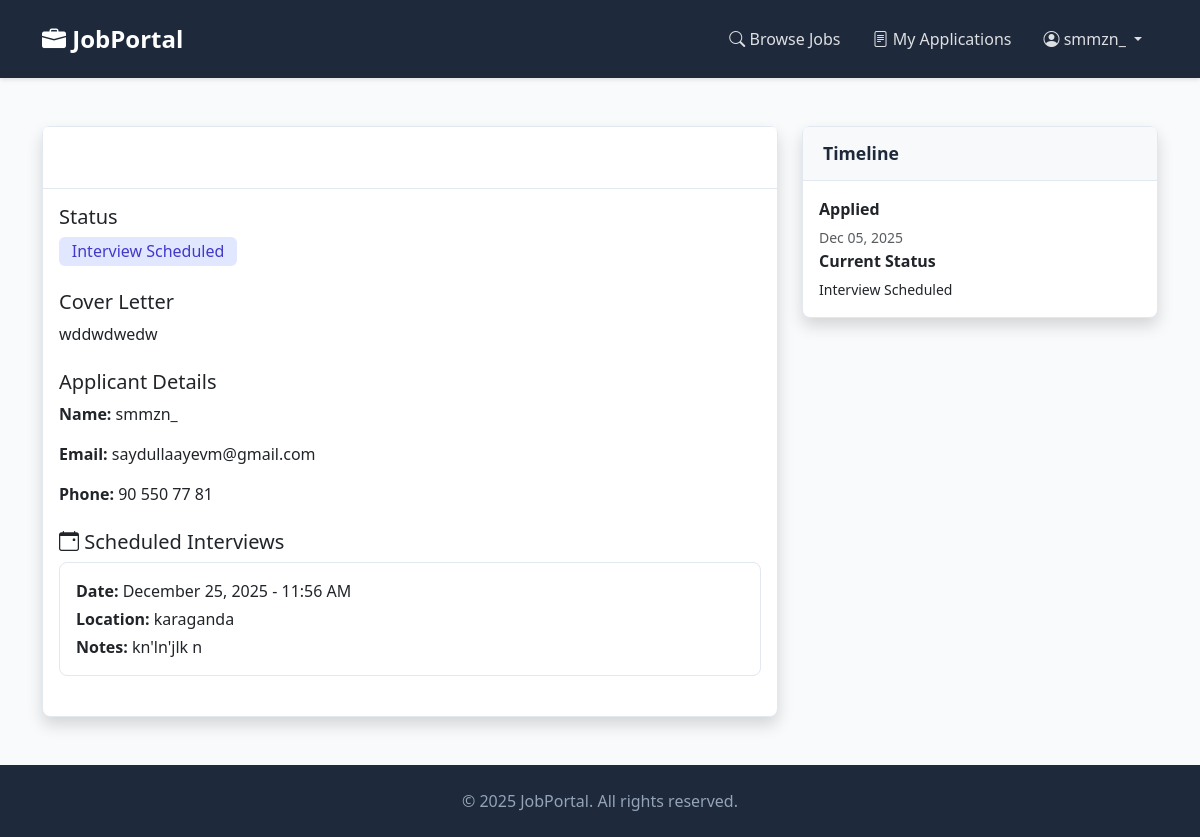
Page /recruitment/applications/2/ (signed in) on the committed database.
### accounts/models.py (models this page shows, shortened)
class User(AbstractUser):
    ROLE_CHOICES = (
        ('applicant', 'Applicant'),
        ('employer', 'Employer'),
        ('admin', 'Administrator'),
    )
    role = models.CharField(max_length=20, choices=ROLE_CHOICES, default='applicant')
    phone = models.CharField(max_length=15, blank=True)
    profile_picture = models.ImageField(upload_to='profiles/', blank=True, null=True)
    bio = models.TextField(blank=True)
    created_at = models.DateTimeField(default=timezone.now)
    updated_at = models.DateTimeField(auto_now=True)

### recruitment/models.py (models this page shows, shortened)
class Application(models.Model):
    STATUS_CHOICES = (
        ('pending', 'Pending'),
        ('reviewed', 'Reviewed'),
        ('interview', 'Interview Scheduled'),
        ('accepted', 'Accepted'),
        ('rejected', 'Rejected'),
    )
    job = models.ForeignKey(Job, on_delete=models.CASCADE, related_name='applications')
    applicant = models.ForeignKey(settings.AUTH_USER_MODEL, on_delete=models.CASCADE, related_name='applications')
    cover_letter = models.TextField()
    status = models.CharField(max_length=20, choices=STATUS_CHOICES, default='pending')
    applied_at = models.DateTimeField(auto_now_add=True)
    updated_at = models.DateTimeField(auto_now=True)
    notes = models.TextField(blank=True, help_text="Internal notes by employer")
    class Meta:
        unique_together = ('job', 'applicant')
        ordering = ['-applied_at']

class Interview(models.Model):
    application = models.ForeignKey(Application, on_delete=models.CASCADE, related_name='interviews')
    scheduled_date = models.DateTimeField()
    location = models.CharField(max_length=300, help_text="Physical location or video call link")
    notes = models.TextField(blank=True)
    is_completed = models.BooleanField(default=False)
    created_at = models.DateTimeField(auto_now_add=True, null=True, blank=True)
    class Meta:
        ordering = ['scheduled_date']

### recruitment/views.py (the view)
# urls.py: path('applications/<int:pk>/', views.application_detail, name='application_detail'),
@login_required
def application_detail(request, pk):
    application = get_object_or_404(Application, pk=pk)
    if request.user.role == 'employer' and application.job.employer != request.user:
        messages.error(request, 'You do not have permission to view this application.')
        return redirect('recruitment:dashboard')
    if request.user.role == 'applicant' and application.applicant != request.user:
        messages.error(request, 'You do not have permission to view this application.')
        return redirect('recruitment:dashboard')
    interviews = Interview.objects.filter(application=application)
    return render(request, 'recruitment/application_detail.html', {'application': application, 'interviews': interviews})

### recruitment/templates/recruitment/application_detail.html (shortened to what this page needs)
{% extends 'base.html' %}
{% block content %}
<div class="container mt-5">
    <div class="row">
        <div class="col-md-8">
            <div class="card shadow">
                <div class="card-header bg-gradient text-white">
                    <h4 class="mb-0">Application for {{ application.job.title }}</h4>
                </div>
                <div class="card-body">
                    <div class="mb-4">
                        <h5>Status</h5>
                        <span class="badge status-{{ application.status }} fs-6">{{ application.get_status_display }}</span>
                    </div>
                    <div class="mb-4">
                        <h5>Cover Letter</h5>
                        <p style="white-space: pre-line;">{{ application.cover_letter }}</p>
                    </div>
                    <div class="mb-4">
                        <h5>Applicant Details</h5>
                        <p><strong>Name:</strong> {{ application.applicant.get_full_name|default:application.applicant.username }}</p>
                        <p><strong>Email:</strong> {{ application.applicant.email }}</p>
                        {% if application.applicant.phone %}
                            <p><strong>Phone:</strong> {{ application.applicant.phone }}</p>
                        {% endif %}
                    </div>
                    {% if interviews %}
                        <div class="mb-4">
                            <h5><i class="bi bi-calendar-event"></i> Scheduled Interviews</h5>
                            {% for interview in interviews %}
                                <div class="card mb-2">
                                    <div class="card-body">
                                        <p class="mb-1"><strong>Date:</strong> {{ interview.scheduled_date|date:"F d, Y - g:i A" }}</p>
                                        <p class="mb-1"><strong>Location:</strong> {{ interview.location }}</p>
                                        {% if interview.notes %}
                                            <p class="mb-0"><strong>Notes:</strong> {{ interview.notes }}</p>
                                        {% endif %}
                                    </div>
                                </div>
                            {% endfor %}
                        </div>
                    {% endif %}
                </div>
            </div>
        </div>
        <div class="col-md-4">
            <div class="card shadow">
                <div class="card-header bg-light">
                    <h5 class="mb-0">Timeline</h5>
                </div>
                <div class="card-body">
                    <div class="timeline">
                        <div class="timeline-item">
                            <p class="mb-1"><strong>Applied</strong></p>
                            <small class="text-muted">{{ application.applied_at|date:"M d, Y" }}</small>
                        </div>
                        <div class="timeline-item">
                            <p class="mb-1"><strong>Current Status</strong></p>
                            <small>{{ application.get_status_display }}</small>
                        </div>
                    </div>
                </div>
            </div>
        </div>
    </div>
</div>
{% endblock %}

### templates/base.html (shortened to what this page needs)
<!DOCTYPE html>
<html lang="en">
<head>
    <link href="https://cdn.jsdelivr.net/npm/bootstrap@5.3.0/dist/css/bootstrap.min.css" rel="stylesheet">
    <link href="https://cdn.jsdelivr.net/npm/bootstrap-icons@1.10.0/font/bootstrap-icons.css" rel="stylesheet">
</head>
<body>
    <nav class="navbar navbar-expand-lg navbar-dark">
        <div class="container">
            <a class="navbar-brand" href="{% url 'recruitment:dashboard' %}">
                <i class="bi bi-briefcase-fill"></i> JobPortal
            </a>
            <div class="collapse navbar-collapse" id="navbarNav">
                <ul class="navbar-nav ms-auto">
                    {% if user.is_authenticated %}
                        <li class="nav-item">
                            <a class="nav-link" href="{% url 'recruitment:job_list' %}">
                                <i class="bi bi-search"></i> Browse Jobs
                            </a>
                        </li>
                        {% if user.role == 'applicant' %}
                            <li class="nav-item">
                                <a class="nav-link" href="{% url 'recruitment:my_applications' %}">
                                    <i class="bi bi-file-text"></i> My Applications
                                </a>
                            </li>
                        {% endif %}
                        <li class="nav-item dropdown">
                            <a class="nav-link dropdown-toggle" href="#" id="navbarDropdown" role="button" data-bs-toggle="dropdown">
                                <i class="bi bi-person-circle"></i> {{ user.username }}
                            </a>
                        </li>
                    {% endif %}
                </ul>
            </div>
        </div>
    </nav>
    <main>
        {% block content %}{% endblock %}
    </main>
    <footer class="text-center">
        <div class="container">
            <p class="mb-0">&copy; 2025 JobPortal. All rights reserved.</p>
        </div>
    </footer>
</body>
</html>

### templates/base.html (style rules this page uses)
:root { --primary-color: #2563eb; --primary-dark: #1e40af; --secondary-color: #475569; }
* { margin: 0; padding: 0; box-sizing: border-box; }
html, body { height: 100%; font-family: 'Segoe UI', Tahoma, Geneva, Verdana, sans-serif; background-color: #f8fafc; }
body { display: flex; flex-direction: column; }
main { flex: 1 0 auto; }
footer { flex-shrink: 0; }
.navbar { background-color: #1e293b !important; padding: 1rem 0; box-shadow: 0 2px 4px rgba(0,0,0,0.1); }
.navbar-brand { font-size: 1.5rem; font-weight: 600; }
.navbar-nav .nav-link { color: rgba(255,255,255,0.85) !important; transition: color 0.2s; padding: 0.5rem 1rem !important; }
.card { border: 1px solid #e2e8f0; border-radius: 0.5rem; transition: box-shadow 0.2s; }
.card-header { background-color: #fff; border-bottom: 1px solid #e2e8f0; padding: 1rem 1.25rem; }
.card-header h5 { font-size: 1.1rem; font-weight: 600; color: #1e293b; }
.badge { padding: 0.4rem 0.8rem; font-weight: 500; font-size: 0.75rem; }
.status-interview { background-color: #e0e7ff; color: #4338ca; }
footer { background-color: #1e293b; color: #94a3b8; padding: 1.5rem 0; margin-top: 3rem; }

### rows in the picture
User: username "smmzn_"
Application: status "Interview Scheduled", cover_letter "wddwdwedw", applicant.get_full_name "smmzn_", applicant.email "saydullaayevm@gmail.com", applicant.phone "90 550 77 81", applied_at "Dec 05, 2025"
Interview: scheduled_date "December 25, 2025 - 11:56 AM", location "karaganda", notes "kn'ln'jlk n"
